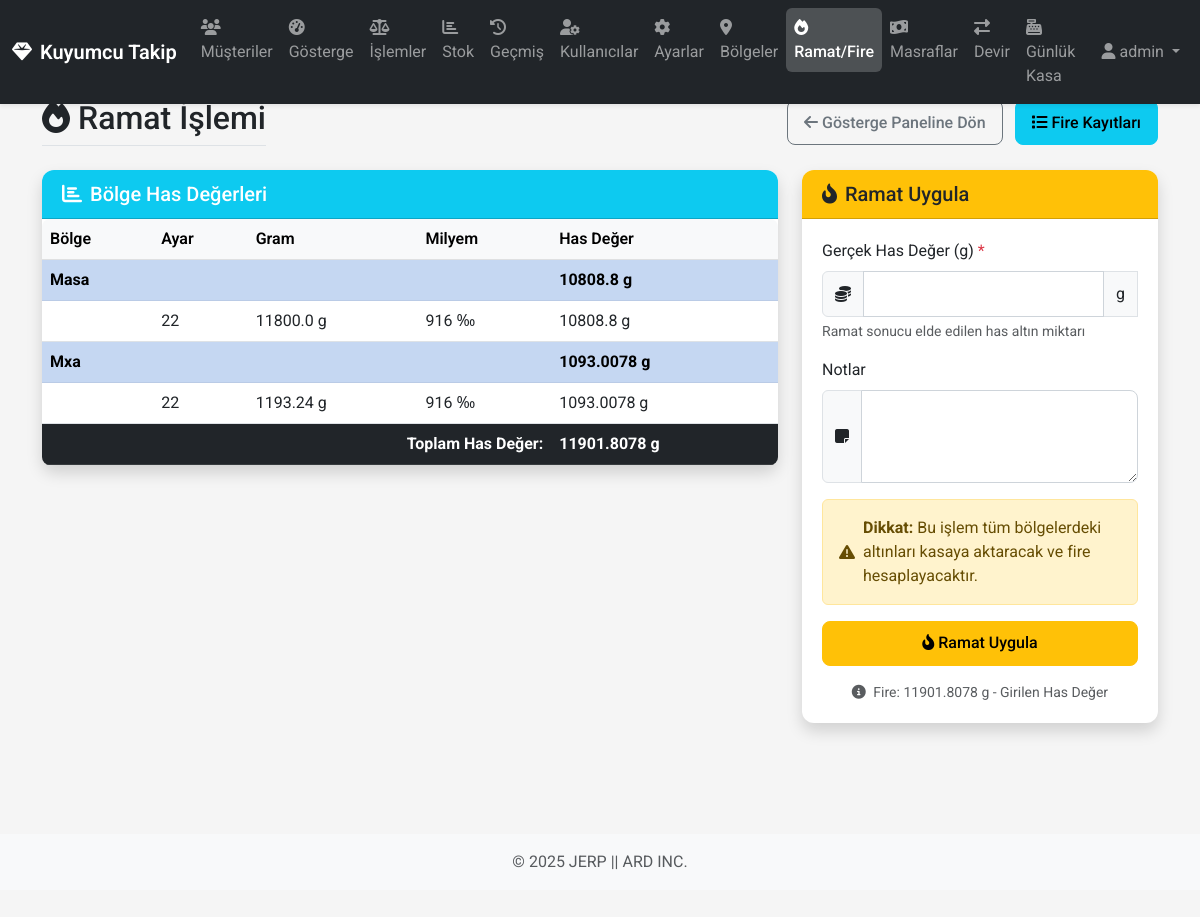
The page /ramat (signed in) on the database its author committed.
### app/models/database.py (models this page shows, shortened)
class User(db.Model, UserMixin):
    __tablename__ = 'users'
    id = db.Column(db.Integer, primary_key=True)
    username = db.Column(db.String(64), unique=True, nullable=False)
    password_hash = db.Column(db.String(128), nullable=False)
    is_admin = db.Column(db.Boolean, default=False)
    role = db.Column(db.String(20), default='staff')
    created_by_id = db.Column(db.Integer, db.ForeignKey('users.id'))
    created_at = db.Column(db.DateTime, default=datetime.utcnow)
    created_by = db.relationship('User', remote_side=[id], backref=db.backref('created_users', lazy='dynamic'))
    def has_role(self, role):
        if self.is_admin:
            return True
        if role == 'manager' and self.role == 'manager':
            return True
        if role == 'staff' and (self.role == 'manager' or self.role == 'staff'):
            return True
        return False

class Region(db.Model):
    __tablename__ = 'regions'
    id = db.Column(db.Integer, primary_key=True)
    name = db.Column(db.String(20), unique=True, nullable=False)
    is_active = db.Column(db.Boolean, default=True)  # Bölgenin aktif/silindi durumu
    is_default = db.Column(db.Boolean, default=False)  # Varsayılan bölge mi?
    created_at = db.Column(db.DateTime, default=datetime.utcnow)

class Setting(db.Model):
    __tablename__ = 'settings'
    id = db.Column(db.Integer, primary_key=True)
    name = db.Column(db.String(10), unique=True, nullable=False)
    purity_per_thousand = db.Column(db.Integer, nullable=False, default=916)  # Varsayılan değer 22 ayar için

### app/routes/views.py (the view, shortened to what this page needs)
@main_bp.route('/ramat', methods=['GET', 'POST'])
@login_required
def ramat():
    if not current_user.has_role('manager'):
        flash('Bu sayfaya erişim için yönetici yetkisi gereklidir!', 'danger')
        return redirect(url_for('main.dashboard'))
    regions = Region.query.filter_by(is_active=True).all()
    region_data = []
    total_pure_gold = 0
    for region in regions:
        if region.name == 'kasa':
            continue  # Kasa bölgesini ramat hesabına katmıyoruz
        region_pure_gold = 0
        setting_data = []
        for setting in Setting.query.all():
            status = SystemManager.get_region_status(region.name, setting.name)
            gram = status.get(setting.name, 0)
            if gram > 0:
                pure_gold = gram * (setting.purity_per_thousand / 1000)
                region_pure_gold += pure_gold
                setting_data.append({
                    'name': setting.name,
                    'gram': gram,
                    'purity': setting.purity_per_thousand,
                    'pure_gold': pure_gold
                })
        if region_pure_gold > 0:
            region_data.append({
                'name': region.name,
                'settings': setting_data,
                'total_pure_gold': region_pure_gold
            })
            total_pure_gold += region_pure_gold
    return render_template(
        'ramat.html',
        region_data=region_data,
        total_pure_gold=total_pure_gold
    )

### app/templates/ramat.html (shortened to what this page needs)
{% extends 'base.html' %}
{% block content %}
<div class="row mb-4">
    <div class="col">
        <div class="d-flex justify-content-between align-items-center flex-wrap">
            <h2 class="border-bottom pb-2 mb-0">
                <i class="fas fa-fire me-2"></i>Ramat İşlemi
            </h2>
            <div class="mt-2 mt-md-0">
                <a href="{{ url_for('main.dashboard') }}" class="btn btn-outline-secondary me-2">
                    <i class="fas fa-arrow-left me-1"></i><span class="d-none d-md-inline-block">Gösterge Paneline Dön</span>
                </a>
                <a href="{{ url_for('main.fires') }}" class="btn btn-info">
                    <i class="fas fa-list me-1"></i><span class="d-none d-md-inline-block">Fire Kayıtları</span>
                </a>
            </div>
        </div>
    </div>
</div>
<div class="row">
    <div class="col-lg-8 mb-4">
        <div class="card shadow">
            <div class="card-header bg-info text-white">
                <h5 class="mb-0"><i class="fas fa-chart-bar me-2"></i>Bölge Has Değerleri</h5>
            </div>
            <div class="card-body p-0">
                <div class="table-responsive">
                    <table class="table table-hover table-striped mb-0">
                        <thead class="table-light">
                            <tr>
                                <th>Bölge</th>
                                <th>Ayar</th>
                                <th>Gram</th>
                                <th>Milyem</th>
                                <th>Has Değer</th>
                            </tr>
                        </thead>
                        <tbody>
                            {% for region in region_data %}
                            <tr class="table-primary">
                                <td colspan="4" class="fw-bold">{{ region.name|capitalize }}</td>
                                <td class="fw-bold">{{ region.total_pure_gold|round(4) }} g</td>
                            </tr>
                                {% for setting in region.settings %}
                                <tr>
                                    <td></td>
                                    <td>{{ setting.name }}</td>
                                    <td>{{ setting.gram|round(2) }} g</td>
                                    <td>{{ setting.purity }} ‰</td>
                                    <td>{{ setting.pure_gold|round(4) }} g</td>
                                </tr>
                                {% endfor %}
                            {% endfor %}
                        </tbody>
                        <tfoot class="table-dark">
                            <tr>
                                <td colspan="4" class="fw-bold text-end">Toplam Has Değer:</td>
                                <td class="fw-bold">{{ total_pure_gold|round(4) }} g</td>
                            </tr>
                        </tfoot>
                    </table>
                </div>
            </div>
        </div>
    </div>
    <div class="col-lg-4 mb-4">
        <div class="card shadow">
            <div class="card-header bg-warning text-dark">
                <h5 class="mb-0"><i class="fas fa-fire-alt me-2"></i>Ramat Uygula</h5>
            </div>
            <div class="card-body">
                {% if total_pure_gold > 0 %}
                <form method="post" class="needs-validation" novalidate>
                    <div class="mb-3">
                        <label for="actual_pure_gold" class="form-label">Gerçek Has Değer (g) <span class="text-danger">*</span></label>
                        <div class="input-group">
                            <span class="input-group-text"><i class="fas fa-coins"></i></span>
                            <input type="number" step="0.0001" min="0.0001" max="{{ total_pure_gold }}" class="form-control"
                                   id="actual_pure_gold" name="actual_pure_gold" required>
                            <span class="input-group-text">g</span>
                        </div>
                        <div class="form-text">
                            Ramat sonucu elde edilen has altın miktarı
                        </div>
                    </div>
                    <div class="mb-3">
                        <label for="notes" class="form-label">Notlar</label>
                        <div class="input-group">
                            <span class="input-group-text"><i class="fas fa-sticky-note"></i></span>
                            <textarea class="form-control" id="notes" name="notes" rows="3"></textarea>
                        </div>
                    </div>
                    <div class="alert alert-warning">
                        <div class="d-flex align-items-center">
                            <i class="fas fa-exclamation-triangle me-2"></i>
                            <div>
                                <strong>Dikkat:</strong> Bu işlem tüm bölgelerdeki altınları kasaya aktaracak ve fire hesaplayacaktır.
                            </div>
                        </div>
                    </div>
                    <div class="d-grid">
                        <button type="submit" class="btn btn-warning" onclick="return confirm('Ramat işlemini uygulamak istediğinize emin misiniz?')">
                            <i class="fas fa-fire-alt me-1"></i>Ramat Uygula
                        </button>
                    </div>
                    <div class="form-text text-center mt-3">
                        <i class="fas fa-info-circle me-1"></i>
                        Fire: {{ total_pure_gold|round(4) }} g - Girilen Has Değer
                    </div>
                </form>
                {% endif %}
            </div>
        </div>
    </div>
</div>
{% endblock %}

### app/templates/base.html (shortened to what this page needs)
<!DOCTYPE html>
<html lang="tr">
<head>
    <link href="https://cdn.jsdelivr.net/npm/bootstrap@5.3.0/dist/css/bootstrap.min.css" rel="stylesheet">
    <link rel="stylesheet" href="https://cdnjs.cloudflare.com/ajax/libs/font-awesome/6.4.0/css/all.min.css">
    <link rel="stylesheet" href="{{ url_for('static', filename='css/style.css') }}">
    <link rel="stylesheet" href="{{ url_for('static', filename='css/mobile.css') }}">
</head>
<body>
    {% if current_user.is_authenticated %}
    <nav class="navbar navbar-expand-lg navbar-dark bg-dark fixed-top">
        <div class="container-fluid">
            <a class="navbar-brand d-flex align-items-center" href="{{ url_for('main.dashboard') }}">
                <i class="fas fa-gem me-2"></i>Kuyumcu Takip
            </a>
            <div class="collapse navbar-collapse" id="navbarNav">
                <ul class="navbar-nav me-auto">
                    <li class="nav-item">
                        <a class="nav-link {% if request.endpoint == 'main.customers' %}active{% endif %}" href="{{ url_for('main.customers') }}">
                            <i class="fas fa-users nav-icon"></i>
                            <span class="nav-text">Müşteriler</span>
                        </a>
                    </li>
                    <li class="nav-item">
                        <a class="nav-link {% if request.endpoint == 'main.dashboard' %}active{% endif %}" href="{{ url_for('main.dashboard') }}">
                            <i class="fas fa-tachometer-alt nav-icon"></i>
                            <span class="nav-text">Gösterge</span>
                        </a>
                    </li>
                    <li class="nav-item">
                        <a class="nav-link {% if request.endpoint == 'main.operations' %}active{% endif %}" href="{{ url_for('main.operations') }}">
                            <i class="fas fa-balance-scale nav-icon"></i>
                            <span class="nav-text">İşlemler</span>
                        </a>
                    </li>
                    <li class="nav-item">
                        <a class="nav-link {% if request.endpoint == 'main.stock' %}active{% endif %}" href="{{ url_for('main.stock') }}">
                            <i class="fas fa-chart-bar nav-icon"></i>
                            <span class="nav-text">Stok</span>
                        </a>
                    </li>
                    <li class="nav-item">
                        <a class="nav-link {% if request.endpoint == 'main.history' %}active{% endif %}" href="{{ url_for('main.history') }}">
                            <i class="fas fa-history nav-icon"></i>
                            <span class="nav-text">Geçmiş</span>
                        </a>
                    </li>
                    {% if current_user.has_role('manager') %}
                    <li class="nav-item">
                        <a class="nav-link {% if request.endpoint == 'main.users' %}active{% endif %}" href="{{ url_for('main.users') }}">
                            <i class="fas fa-user-cog nav-icon"></i>
                            <span class="nav-text">Kullanıcılar</span>
                        </a>
                    </li>
                    {% endif %}
                    {% if current_user.is_admin %}
                    <li class="nav-item">
                        <a class="nav-link {% if request.endpoint == 'main.settings' %}active{% endif %}" href="{{ url_for('main.settings') }}">
                            <i class="fas fa-cog nav-icon"></i>
                            <span class="nav-text">Ayarlar</span>
                        </a>
                    </li>
                    {% endif %}
                    <li class="nav-item">
                        <a class="nav-link {% if request.endpoint == 'main.regions' %}active{% endif %}" href="{{ url_for('main.manage_regions') }}">
                            <i class="fas fa-map-marker-alt nav-icon"></i>
                            <span class="nav-text">Bölgeler</span>
                        </a>
                    </li>
                    <li class="nav-item">
                        <a class="nav-link {% if request.endpoint == 'main.ramat' or request.endpoint == 'main.fires' %}active{% endif %}" href="{{ url_for('main.ramat') }}">
                            <i class="fas fa-fire nav-icon"></i>
                            <span class="nav-text">Ramat/Fire</span>
                        </a>
                    </li>
                    <li class="nav-item">
                        <a class="nav-link {% if request.endpoint == 'main.expenses' %}active{% endif %}" href="{{ url_for('main.expenses') }}">
                            <i class="fas fa-money-bill-wave nav-icon"></i>
                            <span class="nav-text">Masraflar</span>
                        </a>
                    </li>
                    <li class="nav-item">
                        <a class="nav-link {% if request.endpoint == 'main.transfers' or request.endpoint == 'main.new_transfer' %}active{% endif %}" href="{{ url_for('main.transfers') }}">
                            <i class="fas fa-exchange-alt nav-icon"></i>
                            <span class="nav-text">Devir</span>
                        </a>
                    </li>
                    <li class="nav-item">
                        <a class="nav-link {% if request.endpoint == 'main.daily_vault' or request.endpoint == 'main.daily_vault_history' %}active{% endif %}" href="{{ url_for('main.daily_vault') }}">
                            <i class="fas fa-cash-register nav-icon"></i>
                            <span class="nav-text">Günlük Kasa</span>
                        </a>
                    </li>
                </ul>
                <div class="navbar-nav d-flex align-items-center">
                    <div class="nav-item dropdown">
                        <a class="nav-link dropdown-toggle" href="#" id="navbarDropdown" role="button" data-bs-toggle="dropdown">
                            <i class="fas fa-user me-1"></i><span class="username-text">{{ current_user.username }}</span>
                        </a>
                    </div>
                </div>
            </div>
        </div>
    </nav>
    {% endif %}
    <div class="container main-container mt-4 mb-5">
        {% block content %}{% endblock %}
    </div>
    <footer class="footer py-3 bg-light">
        <div class="container text-center">
            <span class="text-muted">© 2025 JERP || ARD INC. </span>
        </div>
    </footer>
</body>
</html>

### rows shown on the page
User: username "admin"
Region: name "Masa", total_pure_gold "10808.8"
Setting: name "22", gram "11800.0", purity "916", pure_gold "10808.8", gram "1193.24", pure_gold "1093.0078"
Region: name "Mxa", total_pure_gold "1093.0078"

### other values the page prints
{{ total_pure_gold|round(4) }} "11901.8078"
